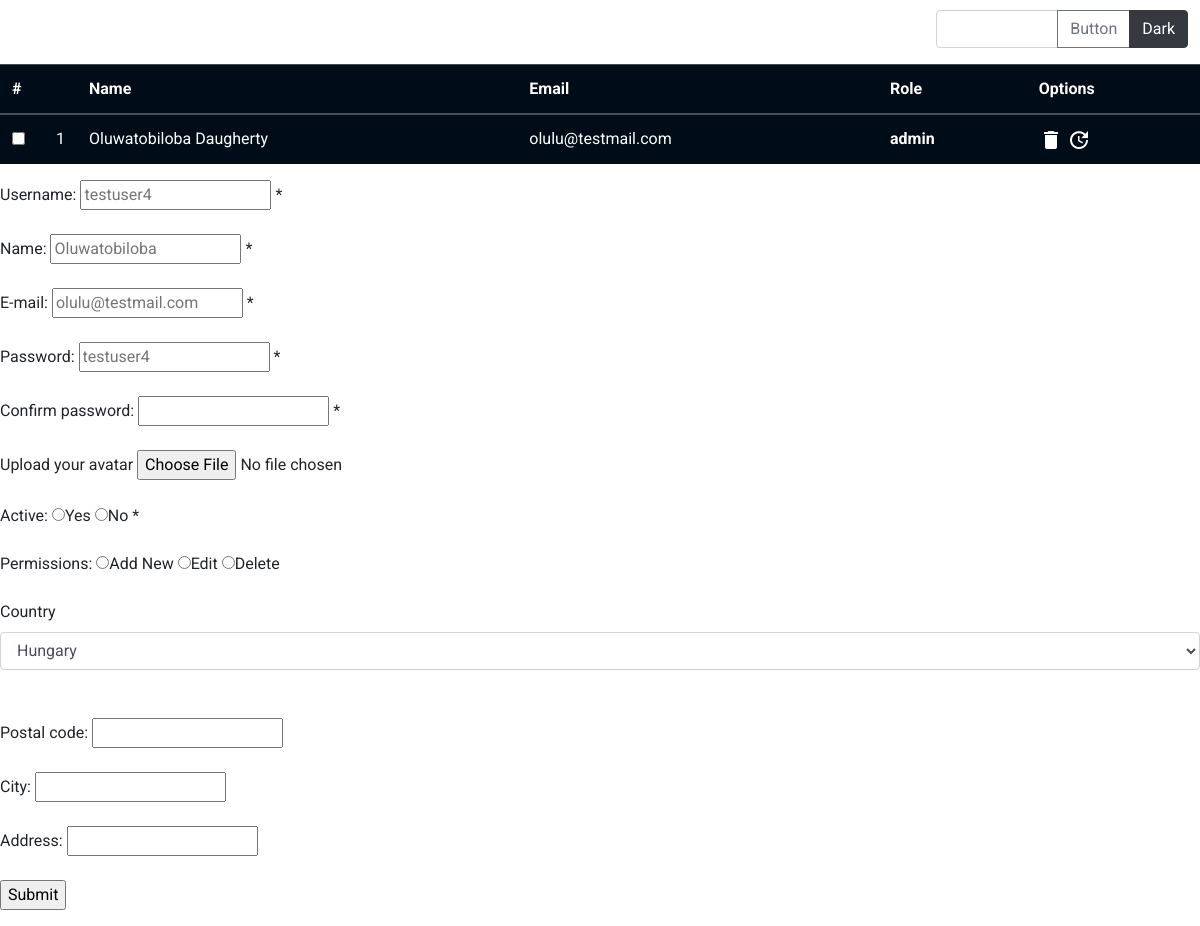
The app's page /modify.php?member=4 with its own data.
### tables this page shows
CREATE TABLE IF NOT EXISTS `users` (
  `id` int(11) NOT NULL AUTO_INCREMENT,
  `name` varchar(255) NOT NULL,
  `email` varchar(255) NOT NULL,
  `roles` varchar(255) NOT NULL,
  `username` varchar(255) NOT NULL,
  `password` varchar(255) NOT NULL,
  `avatar` varchar(255) NOT NULL,
  `active` tinyint(1) NOT NULL,
  `country` varchar(255) NOT NULL,
  `pcode` varchar(255) NOT NULL,
  `city` varchar(255) NOT NULL,
  `address` varchar(255) NOT NULL,
  PRIMARY KEY (`id`)
);

### modify.php (the view, shortened to what this page needs)
<!DOCTYPE HTML>
<html>
<head>
<link rel="stylesheet" href="https://stackpath.bootstrapcdn.com/bootstrap/4.3.1/css/bootstrap.min.css">
<link rel="stylesheet" type="text/css" href="super-style.css">
<link rel="stylesheet" href="https://cdnjs.cloudflare.com/ajax/libs/font-awesome/4.7.0/css/font-awesome.min.css">
</head>
<body>
<div class="input-group mb-3 custominputfield">
  <input type="text" class="form-control"  aria-label="" aria-describedby="basic-addon2">
  <div class="input-group-append">
    <button class="btn btn-outline-secondary" type="button">Button</button>
    <button type="button" class="btn btn-dark">Dark</button>
  </div>
</div>
<?php
include('db_config.php');
$member = $_SESSION["member"];
$usernameErr = $nameErr = $emailErr = $passwordErr = $cpasswordErr = $activeErr =  "";
$username0 = $name = $email = $password = $cpassword = $active = $permission = $country = $pcode = $city = $address = $avatar = "";
$usernamedb = $namedb = $emaildb = $pwdb = $activedb = $roledb = $countrydb = $pcodedb = $citydb = $addressdb = $avatardb = "";
echo"<table class='table table-dark'>
      <thead>
        <tr>
          <th scope='col'>#</th>
          <th scope='col'></th>
          <th scope='col'>Name</th>
          <th scope='col'>Email</th>
          <th scope='col'>Role</th>
          <th scope='col'>Options</th>
        </tr>
      </thead>
      <tbody>";
        $sql = "SELECT * FROM users WHERE id = '$member'";
        if (!$result = $connection->query($sql)) {
            echo "Sorry, the website is experiencing problems.";
            exit;
        }
        $counter = 1;
        while ($res = $result->fetch_assoc()) {
          $usernamedb = $res['username'];
          $namedb     = $res['name'];
          $emaildb    = $res['email'];
          $pwdb       = $res['password'];
          echo"
          <tr>
            <td scope='row' class='checkbox0'>
              <div class='form-check'>
                <input class='form-check-input position-static' type='checkbox' id='blankCheckbox' value='$res[id]' aria-label='...'>
              </div>
            </td>
            <td class='counter'>$counter</td>
            <td>$res[name]</td>
            <td>$res[email]</td>
            <td class='roles'>$res[roles]</td>
            <td class='buttonOption'>
               <a href='delete.php ?member=$res[id]' ><img class='lilIcons' src='delete_white_96x96.png' id='$res[id]'  alt=''></a>
               <a href='modify.php ?member=$res[id]' ><img class='lilIcons' src='update_white_96x96.png' id='$res[id]'  alt=''></a>
            </td>
          </tr>
          ";
      $counter ++;
        }
echo"</tbody>
    </table>";
?>
<form class='form-group' method="post" action="<?php echo htmlspecialchars($_SERVER["PHP_SELF"]);?>" enctype="multipart/form-data">
  Username: <input type="text" name="username" value="" placeholder=<?php echo $usernamedb;?>>
  <span class="error">* <?php echo $nameErr;?></span>
  <br><br>
  Name: <input type="text" name="name" value="" placeholder=<?php echo $namedb;?>>
  <span class="error">* <?php echo $nameErr;?></span>
  <br><br>
  E-mail: <input type="text" name="email" value=""  placeholder=<?php echo $emaildb;?>>
  <span class="error">* <?php echo $emailErr;?></span>
  <br><br>
  Password: <input type="password" name="password" value="" placeholder=<?php echo $pwdb;?>>
  <span class="error">* <?php echo $passwordErr;?></span>
  <br><br>
  Confirm password: <input type="password" name="cpassword" value="" >
  <span class="error">* <?php echo $cpasswordErr;?></span>
  <br><br>
  Upload your avatar  <input type="file" name="image"/>
  <br><br>
  Active:
  <input type="radio" name="active" <?php if (isset($active) && $active=="yes") echo "checked";?> value="yes">Yes
  <input type="radio" name="active" <?php if (isset($active) && $active=="no") echo "checked";?> value="no">No
  <span class="error">* <?php echo $activeErr;?></span>
  <br><br>
  Permissions:
  <input type="radio" name="permission" <?php if (isset($add) && $add=="add") echo "checked";?> value="add">Add New
  <input type="radio" name="permission" <?php if (isset($edit) && $edit=="edit") echo "checked";?> value="edit">Edit
  <input type="radio" name="permission" <?php if (isset($delete) && $delete=="delete") echo "checked";?> value="delete">Delete
  <br><br>
  <label for="country">Country</label>
            <select id="country" name="country" class="form-control">
                <option value="Hungary" selected>Hungary</option>
            </select>
  <br><br>
  Postal code: <input type="text" name="pcode" value="" placeholder=<?php echo $pcode;?>>
  <br><br>
  City: <input type="text" name="city" value="" placeholder=<?php echo $city;?>>
  <br><br>
  Address: <input type="text" name="address" value="" placeholder=<?php echo $address;?>>
  <br><br>
  <input type="submit" name="submit" value="Submit">
</form>
</body>
</html>

### super-style.css (style rules this page uses)
body { font-family: 'Roboto', sans-serif; }
.counter { width: 5px; padding : 0px; margin: 0px; }
.checkbox0 { width: 2px; padding : 0px; margin: 0px; }
.table-dark { color: #fff; background-color: #000c18; }
.roles { font-weight: 650; }
.lilIcons { width: 24px; height: auto; padding : 0px; margin : 0px; }
.buttonOption { padding : 12px !important; margin : 0px; }
.custominputfield { width: 21%; margin: 0px; margin-left: 78%; margin-top: 10px; }

### records on screen
users: name "Oluwatobiloba Daugherty", email "olulu@testmail.com", roles "admin", username "testuser4"
